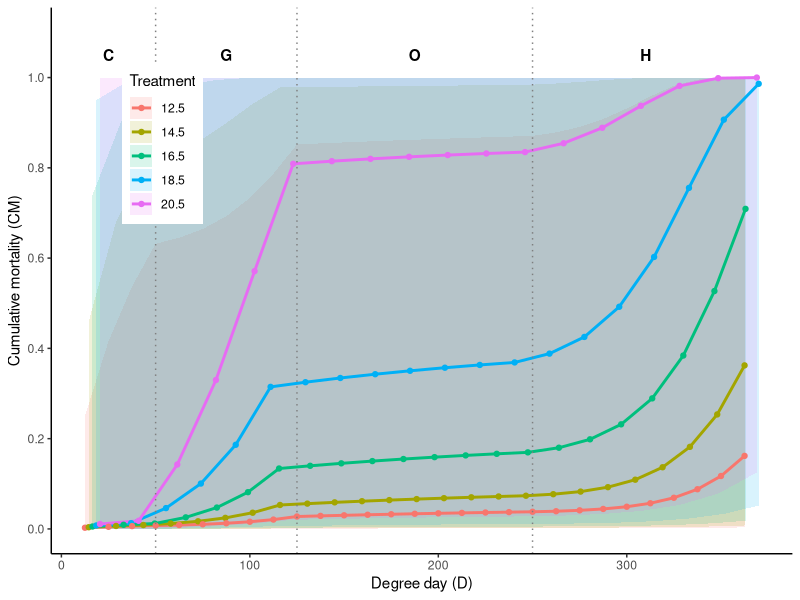

The R source for this figure:
# Bloomer J, Anderson JJ, Sear D, Greene S, Gantner D, Hanson C. Gastrulation and hatch as critical thermal windows for salmonid embryo development. 
  # River Research and Applications 2023; 39:46-83.DOI: 10.1002/rra.4066

# Code generated via interaction with Gemini 3.1 Pro on 5/22/26 by AH Fullerton

library(tidyr)
library(dplyr)
library(ggplot2)


# 1. Define treatments and parameters (Study A from Table 2)
T_vec <- c(12.5, 14.5, 16.5, 18.5, 20.5)

# Coefficients and their Standard Errors for Study A
coefs <- data.frame(
  Stage = c("C", "G", "O", "H"),
  a = c(-8.17, -16.10, -10.75, -23.31),
  b = c(-0.020, 0.029, -0.005, 0.037),
  c = c(0.198, 0.601, 0.390, 0.555),
  # Standard errors extracted from Table 2
  SE_a = c(1.664, 1.426, 0.998, 1.555),
  SE_b = c(0.024, 0.009, 0.003, 0.004),
  SE_c = c(0.136, 0.070, 0.047, 0.051) 
)

# 2. Simulate day-by-day progression
results_df <- expand_grid(
  T_val = T_vec,
  Day = 1:35 
) %>%
  mutate(DD_val = Day * T_val) %>%
  filter(DD_val <= 370) %>% 
  mutate(
    Stage = case_when(
      DD_val <= 50 ~ "C",
      DD_val <= 125 ~ "G",
      DD_val <= 250 ~ "O",
      TRUE ~ "H"
    )
  ) %>%
  left_join(coefs, by = "Stage") %>%
  
  # 3. Apply equations and calculate error bounds
  mutate(
    # Base daily hazard rate
    log_r = a + (b * DD_val) + (c * T_val),
    r_val = exp(log_r),
    
    # Error propagation for log(r)
    SE_log_r = sqrt(SE_a^2 + (DD_val * SE_b)^2 + (T_val * SE_c)^2),
    
    # Calculate 95% Confidence Intervals for daily hazard rate (using 1.96)
    r_lower = exp(log_r - 1.96 * SE_log_r),
    r_upper = exp(log_r + 1.96 * SE_log_r)
  ) %>%
  
  # 4. Integrate Equations for Cumulative Mortality and its bounds
  group_by(T_val) %>%
  arrange(Day) %>%
  mutate(
    # Accumulate the hazard rates
    cumulative_hazard = cumsum(r_val),
    cumulative_hazard_lower = cumsum(r_lower),
    cumulative_hazard_upper = cumsum(r_upper),
    
    # Convert to Cumulative Mortality
    CM = 1 - exp(-cumulative_hazard),
    CM_lower = 1 - exp(-cumulative_hazard_lower),
    CM_upper = 1 - exp(-cumulative_hazard_upper)
  ) %>%
  ungroup()

ggplot(results_df, aes(x = DD_val, y = CM, color = as.factor(T_val), fill = as.factor(T_val))) +
  
  # Add the 95% confidence interval ribbons
  geom_ribbon(aes(ymin = CM_lower, ymax = CM_upper), alpha = 0.15, color = NA) +
  
  # Base lines and points
  geom_line(linewidth = 1) +
  geom_point(size = 1.5) +
  
  # Add vertical dotted lines for stage boundaries 
  geom_vline(xintercept = c(50, 125, 250), linetype = "dotted", color = "gray50") +
  
  # Annotate the stages
  annotate("text", x = 25, y = 1.05, label = "C", fontface = "bold") +
  annotate("text", x = 87.5, y = 1.05, label = "G", fontface = "bold") +
  annotate("text", x = 187.5, y = 1.05, label = "O", fontface = "bold") +
  annotate("text", x = 310, y = 1.05, label = "H", fontface = "bold") +
  
  # Formatting limits and labels
  scale_y_continuous(limits = c(0, 1.1), breaks = seq(0, 1, by = 0.2)) +
  labs(
    x = "Degree day (D)",
    y = "Cumulative mortality (CM)",
    color = "Treatment",
    fill = "Treatment" # Ensure the legend combines both color and fill
  ) +
  theme_classic() +
  theme(legend.position = c(0.15, 0.75))

write.csv(results_df[, c("T_val", "DD_val", "Stage", "CM", "CM_lower", "CM_upper")], "Bloomer2023_data.csv", row.names = F)
